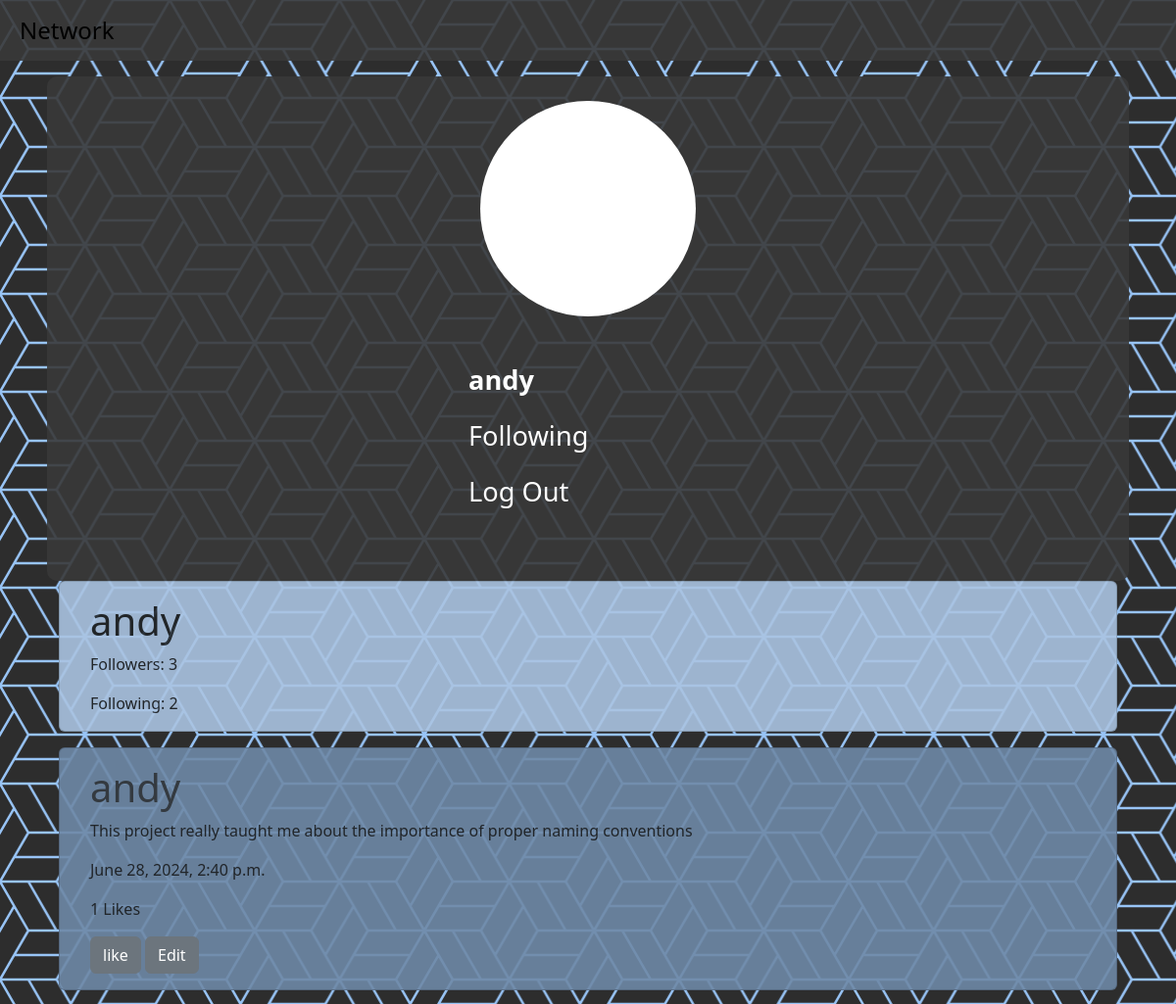
/profile/1 (signed in, upper part), run on an earlier commit of the app's database.
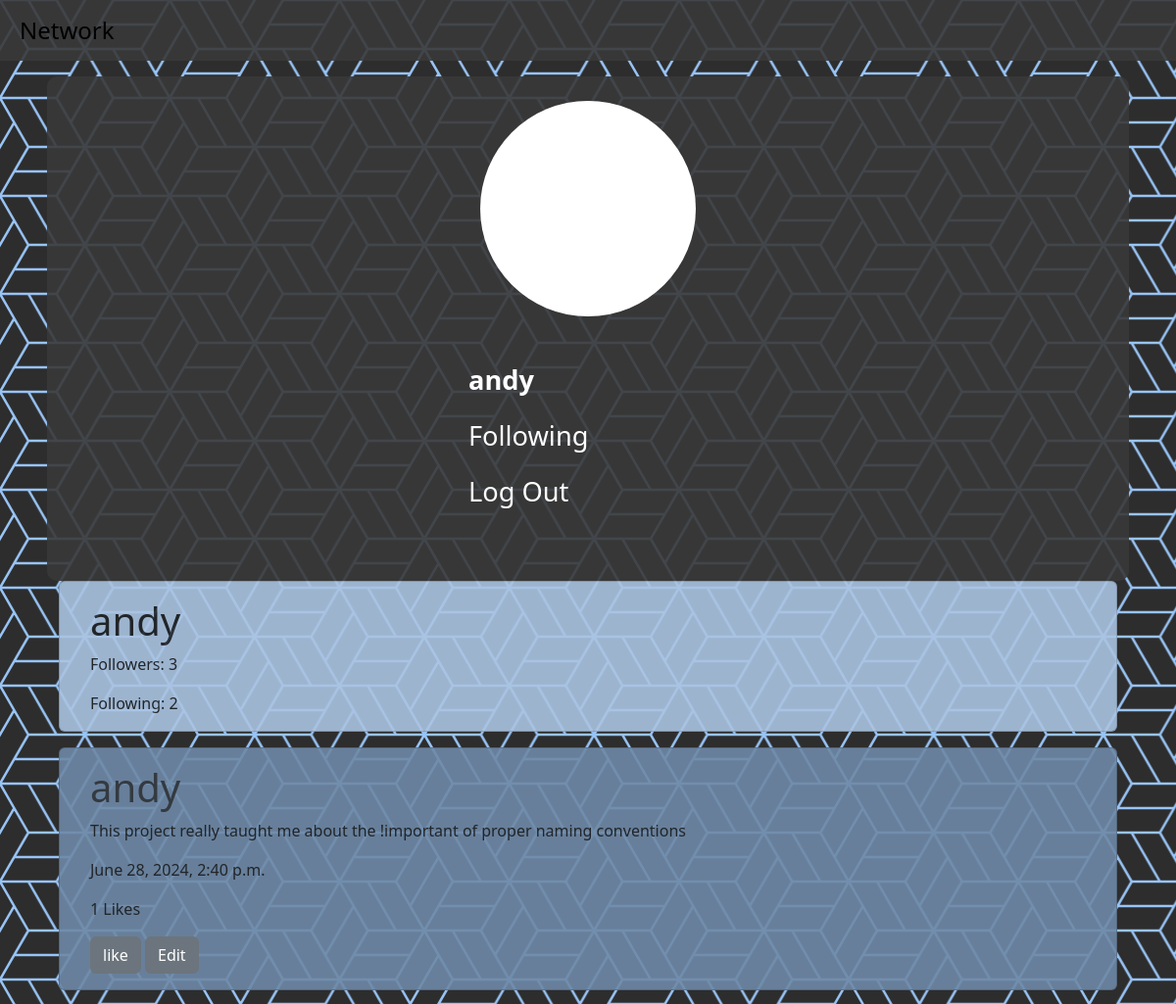
And on a later commit of the database.
### network/models.py (models this page shows, shortened)
class Post(models.Model):
    user = models.ForeignKey('User', on_delete=models.CASCADE, blank=True, null=True)
    text = models.CharField(max_length=255, blank=True)
    timestamp = models.DateTimeField(auto_now_add=True)
    likes = models.ManyToManyField('User', related_name='liked', blank=True)

class User(AbstractUser):
    followers = models.ManyToManyField('self', related_name='following', symmetrical=False, blank=True)
    def __str__(self):
        return self.username

### network/views.py (the view)
# urls.py: path("profile/<int:id>", views.user_profile, name="profile"),
def user_profile(request, id):
    if request.method == "GET":
        target_user = User.objects.get(pk=id)
        posts = Post.objects.filter(user=id)
        page_number = request.GET.get('page', 1)
        by_time = posts.order_by("-timestamp").all()
        paginator = Paginator(by_time,7)
        page_posts = paginator.get_page(page_number)
        logged_in = request.user
        followers = target_user.followers.all()
        following = target_user.following.all()
        is_following = logged_in in followers
        return render(request, "network/profile.html", {
            "posts":page_posts,
            "target_user": target_user,
            "logged_in": logged_in,
            "followers": followers.count(),
            "following": following.count(),
            "is_following": is_following,
        })
    elif request.method == "POST":
       follow = target_user.followers.add(logged_in)
       follow.save()
    return JsonResponse({'message': 'User followed successfully'})

### network/templates/network/profile.html (shortened to what this page needs)
{% extends "network/layout.html" %}
{% load static %}
{% block body %}
<div class="card profile-header mb-3 ">
    <div class="card-body">
    <h1 class="card-title">{{ target_user }}</h1>
    <p class="card-text">Followers: {{ followers }}</p>
    <p class="card-text">Following: {{ following }}</p>
</div>
</div>
<div>
    {% for post in posts %}
    <div class="card postcard mb-3" id="post-{{ post.id }}" >
        <div class="card-body">
        <h1><a href="/profile/{{ post.user.id }}"> {{ post.user.username }}</a></h1>
        <p class="post-text">{{ post.text }}</p>
        <p>{{ post.timestamp }}</p>
        <p id="like-count-{{ post.id }}" >{{ post.likes.count }} Likes</p>
        <button class="btn btn-secondary  like-button" id="like-button-{{ post.id }}" data-post-id="{{ post.id }}" >like</button>
        {% if logged_in == target_user %}
        <button class="btn btn-secondary edit-post " data-post-id="{{ post.id }}" >Edit</button>
        {% endif %}
        </div>
        </div>
    {% endfor %}
</div>
{% endblock %}

What changed in the data, as far as the page shows it:
changed Post "andy": text "This project really taught me about the importance of proper naming conventions" → "This project really taught me about the !important of proper naming conventions"
